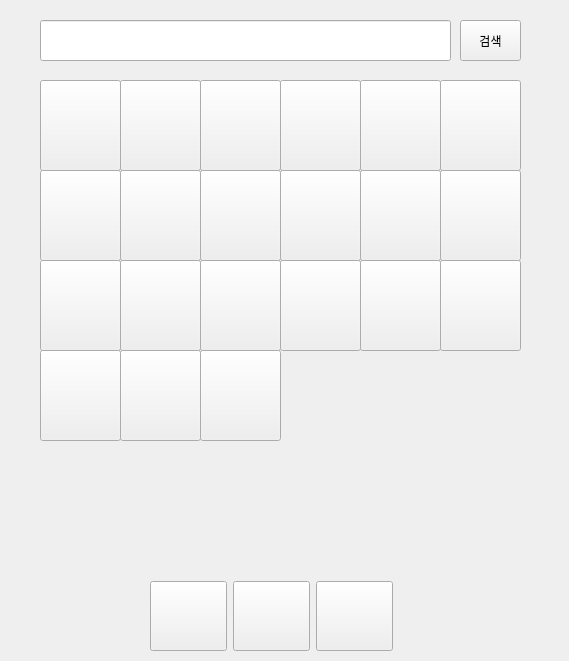
     <widget class="QWidget" name="page_2">
      <widget class="QLineEdit" name="lineEdit">
       <property name="geometry">
        <rect>
         <x>40</x>
         <y>20</y>
         <width>411</width>
         <height>41</height>
        </rect>
       </property>
      </widget>
      <widget class="QPushButton" name="pushButton_4">
       <property name="geometry">
        <rect>
         <x>460</x>
         <y>20</y>
         <width>61</width>
         <height>41</height>
        </rect>
       </property>
       <property name="text">
        <string>검색</string>
       </property>
      </widget>
      <widget class="QPushButton" name="btn1">
       <property name="geometry">
        <rect>
         <x>40</x>
         <y>80</y>
         <width>81</width>
         <height>91</height>
        </rect>
       </property>
       <property name="styleSheet">
        <string notr="true">border-image:url(&quot;/Users/iot/Desktop/버튼/전체.png&quot;);
color: rgba(255, 255, 255, 0);</string>
       </property>
       <property name="text">
        <string>전체</string>
       </property>
       <property name="checkable">
        <bool>true</bool>
       </property>
       <property name="checked">
        <bool>false</bool>
       </property>
       <attribute name="buttonGroup">
        <string notr="true">buttonGroup</string>
       </attribute>
      </widget>
      <widget class="QPushButton" name="btn2">
       <property name="geometry">
        <rect>
         <x>120</x>
         <y>80</y>
         <width>81</width>
         <height>91</height>
        </rect>
       </property>
       <property name="styleSheet">
        <string notr="true">border-image:url(&quot;/Users/iot/Desktop/버튼/한식.png&quot;);
color: rgba(255, 255, 255, 0);</string>
       </property>
       <property name="text">
        <string>한식</string>
       </property>
       <property name="checkable">
        <bool>true</bool>
       </property>
       <property name="checked">
        <bool>false</bool>
       </property>
       <attribute name="buttonGroup">
        <string notr="true">buttonGroup</string>
       </attribute>
      </widget>
      <widget class="QPushButton" name="btn3">
       <property name="geometry">
        <rect>
         <x>200</x>
         <y>80</y>
         <width>81</width>
         <height>91</height>
        </rect>
       </property>
       <property name="styleSheet">
        <string notr="true">border-image:url(&quot;/Users/iot/Desktop/버튼/카페디저트.png&quot;);
color: rgba(255, 255, 255, 0);</string>
       </property>
       <property name="text">
        <string>카페/디저트</string>
       </property>
       <property name="checkable">
        <bool>true</bool>
       </property>
       <property name="checked">
        <bool>false</bool>
       </property>
       <attribute name="buttonGroup">
        <string notr="true">buttonGroup</string>
       </attribute>
      </widget>
      <widget class="QPushButton" name="btn4">
       <property name="geometry">
        <rect>
         <x>280</x>
         <y>80</y>
         <width>81</width>
         <height>91</height>
        </rect>
       </property>
       <property name="styleSheet">
        <string notr="true">border-image:url(&quot;/Users/iot/Desktop/버튼/중국집.png&quot;);
color: rgba(255, 255, 255, 0);</string>
       </property>
       <property name="text">
        <string>중국집</string>
       </property>
       <property name="checkable">
        <bool>true</bool>
       </property>
       <property name="checked">
        <bool>false</bool>
       </property>
       <attribute name="buttonGroup">
        <string notr="true">buttonGroup</string>
       </attribute>
      </widget>
      <widget class="QPushButton" name="btn5">
       <property name="geometry">
        <rect>
         <x>360</x>
         <y>80</y>
         <width>81</width>
         <height>91</height>
        </rect>
       </property>
       <property name="styleSheet">
        <string notr="true">border-image:url(&quot;/Users/iot/Desktop/버튼/분식.png&quot;);
color: rgba(255, 255, 255, 0);</string>
       </property>
       <property name="text">
        <string>분식</string>
       </property>
       <property name="checkable">
        <bool>true</bool>
       </property>
       <property name="checked">
        <bool>false</bool>
       </property>
       <attribute name="buttonGroup">
        <string notr="true">buttonGroup</string>
       </attribute>
      </widget>
      <widget class="QPushButton" name="btn6">
       <property name="geometry">
        <rect>
         <x>440</x>
         <y>80</y>
         <width>81</width>
         <height>91</height>
        </rect>
       </property>
       <property name="styleSheet">
        <string notr="true">border-image:url(&quot;/Users/iot/Desktop/버튼/버거.png&quot;);
color: rgba(255, 255, 255, 0);</string>
       </property>
       <property name="text">
        <string>버거</string>
       </property>
       <property name="checkable">
        <bool>true</bool>
       </property>
       <property name="checked">
        <bool>false</bool>
       </property>
       <attribute name="buttonGroup">
        <string notr="true">buttonGroup</string>
       </attribute>
      </widget>
      <widget class="QPushButton" name="btn8">
       <property name="geometry">
        <rect>
         <x>120</x>
         <y>170</y>
         <width>81</width>
         <height>91</height>
        </rect>
       </property>
       <property name="styleSheet">
        <string notr="true">border-image:url(&quot;/Users/iot/Desktop/버튼/피자양식.png&quot;);
color: rgba(255, 255, 255, 0);</string>
       </property>
       <property name="text">
        <string>피자/양식</string>
       </property>
       <property name="checkable">
        <bool>true</bool>
       </property>
       <property name="checked">
        <bool>false</bool>
       </property>
       <attribute name="buttonGroup">
        <string notr="true">buttonGroup</string>
       </attribute>
      </widget>
      <widget class="QPushButton" name="btn9">
       <property name="geometry">
        <rect>
         <x>200</x>
         <y>170</y>
         <width>81</width>
         <height>91</height>
        </rect>
       </property>
       <property name="styleSheet">
        <string notr="true">border-image:url(&quot;/Users/iot/Desktop/버튼/일식돈까스.png&quot;);
color: rgba(255, 255, 255, 0);</string>
       </property>
       <property name="text">
        <string>일식/돈까스</string>
       </property>
       <property name="checkable">
        <bool>true</bool>
       </property>
       <property name="checked">
        <bool>false</bool>
       </property>
       <attribute name="buttonGroup">
        <string notr="true">buttonGroup</string>
       </attribute>
      </widget>
      <widget class="QPushButton" name="btn11">
       <property name="geometry">
        <rect>
         <x>360</x>
         <y>170</y>
         <width>81</width>
         <height>91</height>
        </rect>
       </property>
       <property name="styleSheet">
        <string notr="true">border-image:url(&quot;/Users/iot/Desktop/버튼/찜탕.png&quot;);
color: rgba(255, 255, 255, 0);</string>
       </property>
       <property name="text">
        <string>찜/탕</string>
       </property>
       <property name="checkable">
        <bool>true</bool>
       </property>
       <property name="checked">
        <bool>false</bool>
       </property>
       <attribute name="buttonGroup">
        <string notr="true">buttonGroup</string>
       </attribute>
      </widget>
      <widget class="QPushButton" name="btn10">
       <property name="geometry">
        <rect>
         <x>280</x>
         <y>170</y>
         <width>81</width>
         <height>91</height>
        </rect>
       </property>
       <property name="styleSheet">
        <string notr="true">border-image:url(&quot;/Users/iot/Desktop/버튼/샌드위치.png&quot;);
color: rgba(255, 255, 255, 0);</string>
       </property>
       <property name="text">
        <string>샌드위치</string>
       </property>
       <property name="checkable">
        <bool>true</bool>
       </property>
       <property name="checked">
        <bool>false</bool>
       </property>
       <attribute name="buttonGroup">
        <string notr="true">buttonGroup</string>
       </attribute>
      </widget>
      <widget class="QPushButton" name="btn12">
       <property name="geometry">
        <rect>
         <x>440</x>
         <y>170</y>
         <width>81</width>
         <height>91</height>
        </rect>
       </property>
       <property name="styleSheet">
        <string notr="true">border-image:url(&quot;/Users/iot/Desktop/버튼/회초밥.png&quot;);
color: rgba(255, 255, 255, 0);</string>
       </property>
       <property name="text">
        <string>회/초밥</string>
       </property>
       <property name="checkable">
        <bool>true</bool>
       </property>
       <property name="checked">
        <bool>false</bool>
       </property>
       <attribute name="buttonGroup">
        <string notr="true">buttonGroup</string>
       </attribute>
      </widget>
      <widget class="QPushButton" name="btn7">
       <property name="geometry">
        <rect>
         <x>40</x>
         <y>170</y>
         <width>81</width>
         <height>91</height>
        </rect>
       </property>
       <property name="styleSheet">
        <string notr="true">border-image:url(&quot;/Users/iot/Desktop/버튼/치킨.png&quot;);
color: rgba(255, 255, 255, 0);</string>
       </property>
       <property name="text">
        <string>치킨</string>
       </property>
       <property name="checkable">
        <bool>true</bool>
       </property>
       <property name="checked">
        <bool>false</bool>
       </property>
       <attribute name="buttonGroup">
        <string notr="true">buttonGroup</string>
       </attribute>
      </widget>
      <widget class="QPushButton" name="btn14">
       <property name="geometry">
        <rect>
         <x>120</x>
         <y>260</y>
         <width>81</width>
         <height>91</height>
        </rect>
       </property>
       <property name="styleSheet">
        <string notr="true">border-image:url(&quot;/Users/iot/Desktop/버튼/아시안.png&quot;);
color: rgba(255, 255, 255, 0);</string>
       </property>
       <property name="text">
        <string>아시안</string>
       </property>
       <property name="checkable">
        <bool>true</bool>
       </property>
       <property name="checked">
        <bool>false</bool>
       </property>
       <attribute name="buttonGroup">
        <string notr="true">buttonGroup</string>
       </attribute>
      </widget>
      <widget class="QPushButton" name="btn15">
       <property name="geometry">
        <rect>
         <x>200</x>
         <y>260</y>
         <width>81</width>
         <height>91</height>
        </rect>
       </property>
       <property name="styleSheet">
        <string notr="true">border-image:url(&quot;/Users/iot/Desktop/버튼/샐러드.png&quot;);
color: rgba(255, 255, 255, 0);</string>
       </property>
       <property name="text">
        <string>샐러드</string>
       </property>
       <property name="checkable">
        <bool>true</bool>
       </property>
       <property name="checked">
        <bool>false</bool>
       </property>
       <attribute name="buttonGroup">
        <string notr="true">buttonGroup</string>
       </attribute>
      </widget>
      <widget class="QPushButton" name="btn17">
       <property name="geometry">
        <rect>
         <x>360</x>
         <y>260</y>
         <width>81</width>
         <height>91</height>
        </rect>
       </property>
       <property name="styleSheet">
        <string notr="true">border-image:url(&quot;/Users/iot/Desktop/버튼/고기구이.png&quot;);
color: rgba(255, 255, 255, 0);</string>
       </property>
       <property name="text">
        <string>고기/구이</string>
       </property>
       <property name="checkable">
        <bool>true</bool>
       </property>
       <property name="checked">
        <bool>false</bool>
       </property>
       <attribute name="buttonGroup">
        <string notr="true">buttonGroup</string>
       </attribute>
      </widget>
      <widget class="QPushButton" name="btn16">
       <property name="geometry">
        <rect>
         <x>280</x>
         <y>260</y>
         <width>81</width>
         <height>91</height>
        </rect>
       </property>
       <property name="styleSheet">
        <string notr="true">border-image:url(&quot;/Users/iot/Desktop/버튼/도시락죽.png&quot;);
color: rgba(255, 255, 255, 0);</string>
       </property>
       <property name="text">
        <string>도시락/죽</string>
       </property>
       <property name="checkable">
        <bool>true</bool>
       </property>
       <property name="checked">
        <bool>false</bool>
       </property>
       <attribute name="buttonGroup">
        <string notr="true">buttonGroup</string>
       </attribute>
      </widget>
      <widget class="QPushButton" name="btn18">
       <property name="geometry">
        <rect>
         <x>440</x>
         <y>260</y>
         <width>81</width>
         <height>91</height>
        </rect>
       </property>
       <property name="styleSheet">
        <string notr="true">border-image:url(&quot;/Users/iot/Desktop/버튼/1인분주문.png&quot;);
color: rgba(255, 255, 255, 0);</string>
       </property>
       <property name="text">
        <string>1인분 주문</string>
       </property>
       <property name="checkable">
        <bool>true</bool>
       </property>
       <property name="checked">
        <bool>false</bool>
       </property>
       <attribute name="buttonGroup">
        <string notr="true">buttonGroup</string>
       </attribute>
      </widget>
      <widget class="QPushButton" name="btn13">
       <property name="geometry">
        <rect>
         <x>40</x>
         <y>260</y>
         <width>81</width>
         <height>91</height>
        </rect>
       </property>
       <property name="styleSheet">
        <string notr="true">border-image:url(&quot;/Users/iot/Desktop/버튼/족발보쌈.png&quot;);
color: rgba(255, 255, 255, 0);</string>
       </property>
       <property name="text">
        <string>족발/보쌈</string>
       </property>
       <property name="checkable">
        <bool>true</bool>
       </property>
       <property name="checked">
        <bool>false</bool>
       </property>
       <attribute name="buttonGroup">
        <string notr="true">buttonGroup</string>
       </attribute>
      </widget>
      <widget class="QPushButton" name="btn20">
       <property name="geometry">
        <rect>
         <x>120</x>
         <y>350</y>
         <width>81</width>
         <height>91</height>
        </rect>
       </property>
       <property name="styleSheet">
        <string notr="true">border-image:url(&quot;/Users/iot/Desktop/버튼/신규맛집.png&quot;);
color: rgba(255, 255, 255, 0);</string>
       </property>
       <property name="text">
        <string>신규맛집</string>
       </property>
       <property name="checkable">
        <bool>true</bool>
       </property>
       <attribute name="buttonGroup">
        <string notr="true">buttonGroup</string>
       </attribute>
      </widget>
      <widget class="QPushButton" name="btn21">
       <property name="geometry">
        <rect>
         <x>200</x>
         <y>350</y>
         <width>81</width>
         <height>91</height>
        </rect>
       </property>
       <property name="styleSheet">
        <string notr="true">border-image:url(&quot;/Users/iot/Desktop/버튼/야식.png&quot;);
color: rgba(255, 255, 255, 0);</string>
       </property>
       <property name="text">
        <string>야식</string>
       </property>
       <property name="checkable">
        <bool>true</bool>
       </property>
       <property name="checked">
        <bool>false</bool>
       </property>
       <attribute name="buttonGroup">
        <string notr="true">buttonGroup</string>
       </attribute>
      </widget>
      <widget class="QPushButton" name="btn19">
       <property name="geometry">
        <rect>
         <x>40</x>
         <y>350</y>
         <width>81</width>
         <height>91</height>
        </rect>
       </property>
       <property name="styleSheet">
        <string notr="true">border-image:url(&quot;/Users/iot/Desktop/버튼/프랜차이즈.png&quot;);
color: rgba(255, 255, 255, 0);</string>
       </property>
       <property name="text">
        <string>프랜차이즈</string>
       </property>
       <property name="checkable">
        <bool>true</bool>
       </property>
       <property name="checked">
        <bool>false</bool>
       </property>
       <attribute name="buttonGroup">
        <string notr="true">buttonGroup</string>
       </attribute>
      </widget>
      <widget class="QLabel" name="label_6">
       <property name="geometry">
        <rect>
         <x>0</x>
         <y>470</y>
         <width>560</width>
         <height>100</height>
        </rect>
       </property>
       <property name="text">
        <string/>
       </property>
      </widget>
      <widget class="QWidget" name="layoutWidget">
       <property name="geometry">
        <rect>
         <x>150</x>
         <y>580</y>
         <width>243</width>
         <height>72</height>
        </rect>
       </property>
       <layout class="QGridLayout" name="gridLayout">
        <item row="0" column="0">
         <widget class="QPushButton" name="home">
          <property name="minimumSize">
           <size>
            <width>70</width>
            <height>70</height>
           </size>
          </property>
          <property name="styleSheet">
           <string notr="true">border-image:url(&quot;/Users/iot/Desktop/sujeong_backup/yogiyo/homenormal.png&quot;);</string>
          </property>
          <property name="text">
           <string/>
          </property>
          <property name="checkable">
           <bool>false</bool>
          </property>
          <property name="checked">
           <bool>false</bool>
          </property>
         </widget>
        </item>
        <item row="0" column="1">
         <widget class="QPushButton" name="order">
          <property name="minimumSize">
           <size>
            <width>0</width>
            <height>70</height>
           </size>
          </property>
          <property name="styleSheet">
           <string notr="true">border-image:url(&quot;/Users/iot/Desktop/image/IMG_6588.png&quot;);</string>
          </property>
          <property name="text">
           <string/>
          </property>
         </widget>
        </item>
        <item row="0" column="2">
         <widget class="QPushButton" name="profile">
          <property name="minimumSize">
           <size>
            <width>0</width>
            <height>70</height>
           </size>
          </property>
          <property name="styleSheet">
           <string notr="true">border-image:url(&quot;/Users/iot/Desktop/image/IMG_6589.png&quot;);</string>
          </property>
          <property name="text">
           <string/>
          </property>
         </widget>
        </item>
       </layout>
      </widget>
     </widget>
